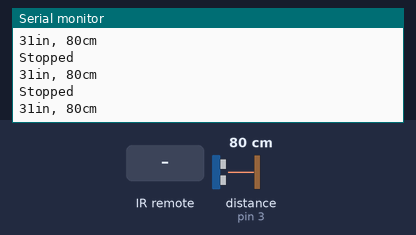
The sketch below on a simulated Arduino Uno, built with avr-gcc and run on an emulated ATmega328P. On the bench: the last lines printed to the serial monitor. Wiring (inferred from the names in the program): ultrasonic range finder: trigger pin 2; echo pin 3. Inputs (shaded band) come from the test bench; at power-on: distance to the obstacle (sensor on pin 3) 80 cm. The echo pulse lasts 58.3 µs per cm.

Above: at 1.2 s.
1.3 s: distance to the obstacle (sensor on pin 3) set to 299 cm
At 1.35 s:
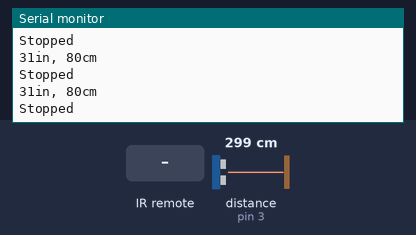
4.3 s: infrared code 0x6621 received
At 4.63 s:
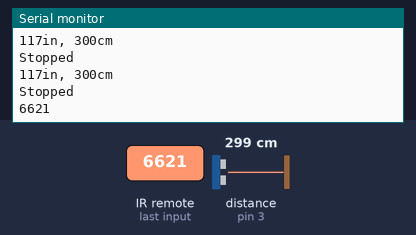
7.3 s: distance to the obstacle (sensor on pin 3) set to 2 cm
At 7.5 s:
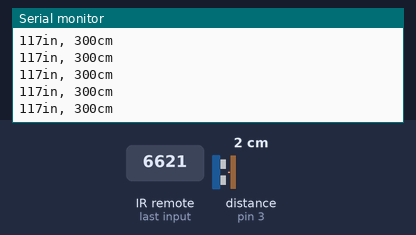
8.8 s: infrared code 0x2621 received
At 8.91 s:
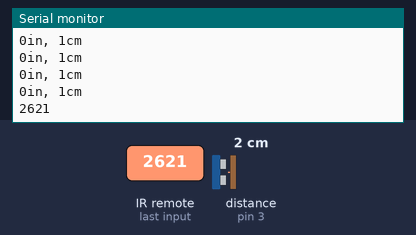
Timing chart, 0 to 11.3 s (numbered marks = the images above; inputs shaded):
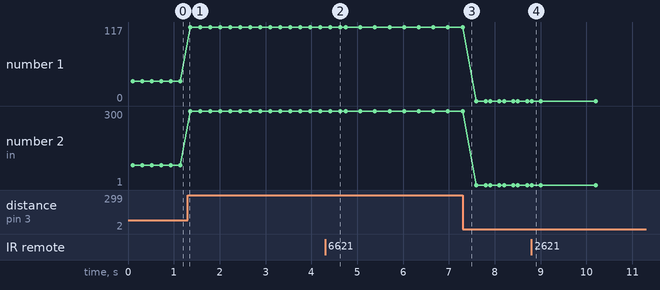

The sketch:

rc_car.ino
```cpp
/*Code to control a collision avoiding robot car.
The COMPONENTS used include an Ultrasonic Sensor
for measuring distance, an IR receiver for decoding remote signals
for controlling the robot car movement.
And two Motors connected to the tyres for movement*/

//Declaring Pins for 2 Motors (H-Bridge)
const int ENAPin = 5; //H-bridge enable pin for motor A
const int ENBPin = 10;//H-bridge enable pin for motor B
const int in1Pin = 9; // H-Bridge input pins
const int in2Pin = 8;
const int in3Pin = 7; // H-Bridge input pins for second motor
const int in4Pin = 6;

//Declaring Pins for Infrared Receiver
#include <IRremote.h>

int RECV_PIN = 13;


IRrecv irrecv(RECV_PIN);

decode_results results;

//Declaring Pins for Ultrasonic Sensor
const int pingPin = 2; // Trigger Pin of Ultrasonic Sensor
const int echoPin = 3; // Echo Pin of Ultrasonic Sensor

//motor control functions i.e. forward, backward, left, right
void left(){
digitalWrite(ENAPin, HIGH);
digitalWrite(ENBPin, HIGH);
digitalWrite(in1Pin,LOW);
digitalWrite(in2Pin,LOW);
//second motor
digitalWrite(in3Pin,HIGH);
digitalWrite(in4Pin,LOW);
//delay(500);
//return;
}

void right(){
digitalWrite(ENAPin, HIGH);
digitalWrite(ENBPin, HIGH);
digitalWrite(in1Pin,HIGH);
digitalWrite(in2Pin,LOW);
//second motor
digitalWrite(in3Pin,LOW);
digitalWrite(in4Pin,LOW);
//delay(500);
//return;
}

void backward(){
digitalWrite(ENAPin, HIGH);
digitalWrite(ENBPin, HIGH);
digitalWrite(in1Pin,LOW);
digitalWrite(in2Pin,HIGH);
//second motor
digitalWrite(in3Pin,LOW);
digitalWrite(in4Pin,HIGH);
//delay(1000);
//return;
}

void forward(){
digitalWrite(ENAPin, HIGH);
digitalWrite(ENBPin, HIGH);
digitalWrite(in1Pin,HIGH);
digitalWrite(in2Pin,LOW);
//second motor
digitalWrite(in3Pin,HIGH);
digitalWrite(in4Pin,LOW);
delay(100);
//return;
}

void halt(){
digitalWrite(ENAPin, HIGH);
digitalWrite(ENBPin, HIGH);
digitalWrite(in1Pin,LOW);
digitalWrite(in2Pin,LOW);
digitalWrite(in3Pin,LOW);
digitalWrite(in4Pin,LOW);
}

long microsecondsToInches(long microseconds)
{
return microseconds / 74 / 2;
}
long microsecondsToCentimeters(long microseconds)
{
return microseconds / 29 / 2;}

long pinger(){
long duration, inches, cm;
pinMode(pingPin, OUTPUT);
digitalWrite(pingPin, LOW);
delayMicroseconds(2);
digitalWrite(pingPin, HIGH);
delayMicroseconds(10);
digitalWrite(pingPin, LOW);
pinMode(echoPin, INPUT);
duration = pulseIn(echoPin, HIGH);
inches = microsecondsToInches(duration);
cm = microsecondsToCentimeters(duration);
Serial.print(inches);
Serial.print("in, ");
Serial.print(cm);
Serial.print("cm");
Serial.println();
delay(100);

return cm;
}
void setup() {
  // put your setup code here, to run once:
Serial.begin(9600); // Starting Serial Terminal
 Serial.println("Enabling IRin");
  irrecv.enableIRIn(); // Start the receiver
  Serial.println("Enabled IRin");
}

void loop() {
  // put your main code here, to run repeatedly:


if (irrecv.decode(&results)) {
    Serial.println(results.value, HEX);
    irrecv.resume(); // Receive the next value
  }
  delay(100);
  int Distance= pinger();
switch(results.value){
  case 0x6621:{
  //move forward
 //  for(int i=0; i<10; i++){
   while(pinger() >= 10){
   //if (Distance >= 10){
    forward();
    delay(100);}
    break;
  }
  //else halt();
 // break;}
  //break;}

  case 0x2621:{
  //move backward
  backward();
  delay(1000);
  break;}

  case 0x1621:{

     while(pinger() >= 7){

  //move RIGHT
   right();
   delay(500);
   break;}
   break;}

   case 0x5621: {
  //move LEFT
while(pinger() <= 7){

  //move RIGHT
   left();
   delay(100);
   break;}}

  default:{
  halt();
  Serial.println("Stopped");
  break;}
}
}
```

Measured:
- after the input at 4.3 s, the serial monitor: prints a new line after 0.22 s (image 2)
- after the input at 8.8 s, the serial monitor: prints a new line after 0.11 s (image 4)
- plotted number 1: 31 → 117 after the input at 1.3 s, 117 → 0 after the input at 7.3 s
- plotted number 2: 80 → 300 after the input at 1.3 s, 300 → 1 after the input at 7.3 s
